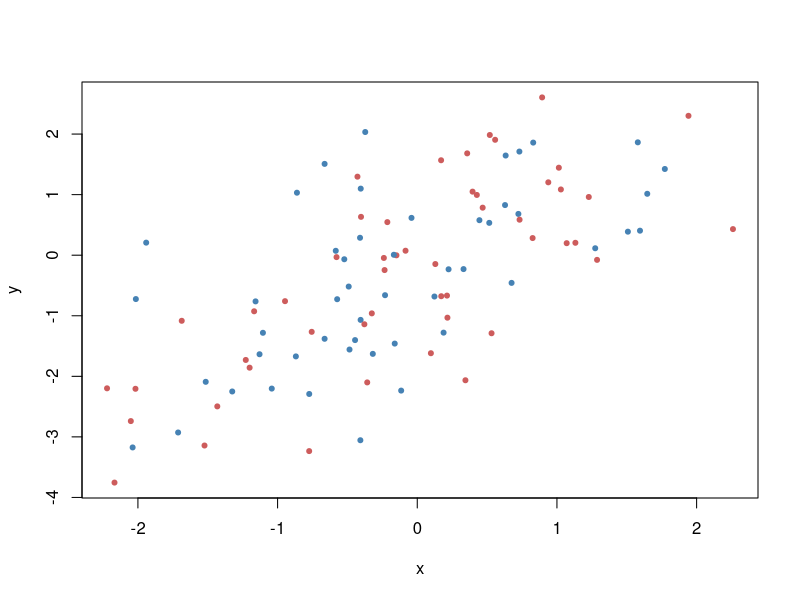

Write the R code that produced this figure. (Note: this script raises an error after producing the figure.)
# The SciencesPo demo
# Press <Enter> to advance through the demo,
# Ctrl-C (Linux) or Esc (Windows and Mac) to exit
par(ask=TRUE)
x <- rnorm(100)
y <- x + rnorm(100)
plot(x, y, col=c("steelblue", "indianred"), pch=20)
legendPlotMinimalist("topright", legend=c("Foo", "Bar"), pch=20,
                     col=c("steelblue", "indianred"),
                     horiz=TRUE, bty='n', cex=0.8)


pause()
# Example: 2014 Brazilian election for the lower house. Results from Ceara state:
votes <- c(490205, 1151547, 2449440, 48274, 54403, 173151)
#' # Coalitions leading by the following parties:
parties <- c("DEM","PMDB","PRB","PSB", "PSTU","PTC")
n.seats <-19
dHondt(parties, votes, seats=n.seats)


pause()
# Political Diversity
US2004p <- c(Democratic=0.481, Republican=0.509, Independent=0.0038, Libertarian=0.0032, Constitution=0.0012, Green=0.00096, Others=0.00084)
## concentration indexes
politicalDiversity(US2004p, index= "herfindahl")

pause()
gini.simpson(US2004p)

pause()
politicalDiversity(US2004p, index= "shannon")


pause()
# The Effective Number of Parties
politicalDiversity(US2004p, index= "laakso/taagepera")

pause()

# 2010 Brazilian election outcome (votes):
BR2010v = c(PT=13813587, PMDB=11692384, PSDB=9421347, DEM=6932420, PR=7050274, PP=5987670, PSB=6553345,PDT=4478736, PTB=3808646, PSC=2981714,PV=2886633, PCdoB=2545279, PPS=2376475, PRB=1659973, PMN=1026220,PTdoB=605768, PSOL=968475, PHS=719611, PRTB=283047, PRP=232530, PSL=457490, PTC=563145)

politicalDiversity(BR2010v, index= "laakso/taagepera")


pause()
# 2010 Brazilian election outcome (seats):
BR2010s = c(PT=88, PMDB=79, PSDB=53, DEM=43, PR=41, PP=41, PSB=34,PDT=28, PTB=21, PSC=17,PV=15, PCdoB=15, PPS=12, PRB=8, PMN=4,PTdoB=3, PSOL=3, PHS=2, PRTB=2, PRP=2, PSL=1, PTC=1)

politicalDiversity(BR2010s, index= "laakso/taagepera")

# Using the Golosov index:
politicalDiversity(BR2010s, index= "golosov")

#' # 2010 Election outcome as proportion of seats

pause()

# 2014 Brazilian election outcome (seats):
BR2014s = c(70, 66, 55, 37, 38, 34, 34, 26, 22, 20, 19, 15, 12, 11, 10, 9, 8, 5, 4, 3, 3, 3, 2, 2, 2, 1, 1, 1)

politicalDiversity(BR2010s, index= "laakso/taagepera")
